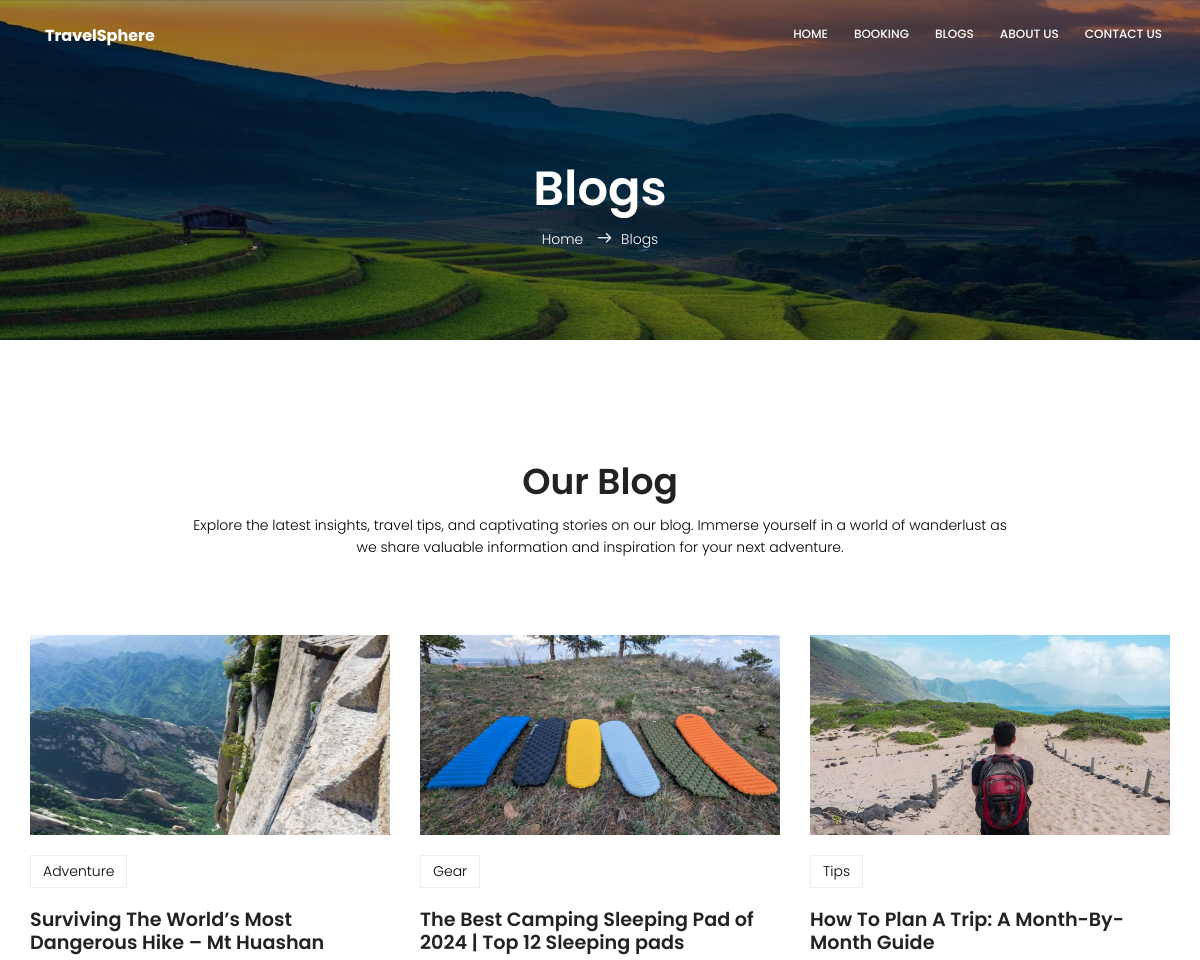
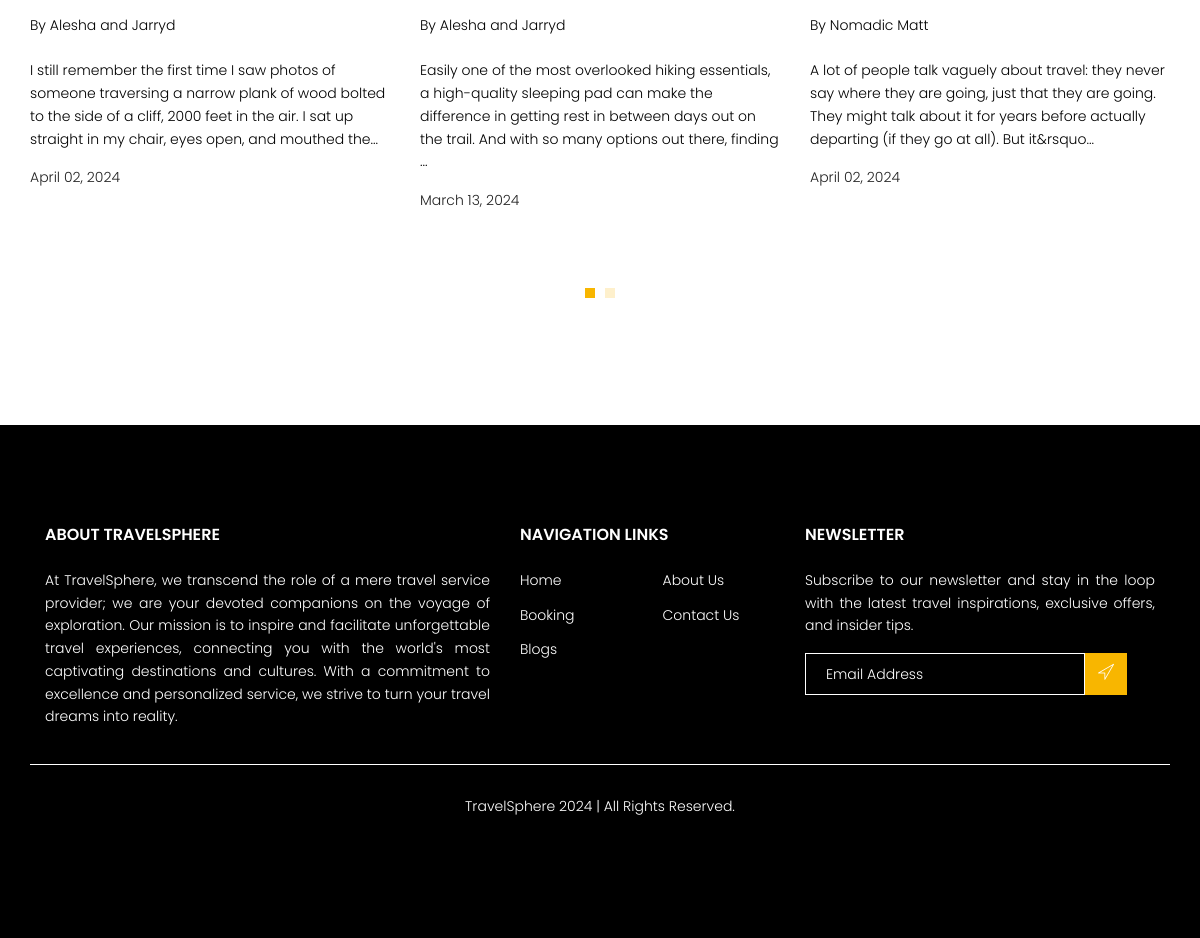
Screenshot of /blog.php with the database file from the repository (2 pictures, top to bottom).
### tables this page shows
CREATE TABLE `posts` (
  `post_id` int(11) NOT NULL,
  `title` varchar(255) NOT NULL,
  `category` varchar(100) NOT NULL,
  `author` varchar(100) NOT NULL,
  `date` date NOT NULL DEFAULT current_timestamp(),
  `content` text NOT NULL,
  `image` varchar(255) DEFAULT NULL,
  `status` enum('Active','Draft') NOT NULL DEFAULT 'Draft'
);

### blog.php (the view, shortened to what this page needs)
<!DOCTYPE html>
	<html lang="eng" class="no-js">
	<head>
		<link rel="stylesheet" href="css/linearicons.css">
		<link rel="stylesheet" href="css/font-awesome.min.css">
		<link rel="stylesheet" href="css/bootstrap.css">
		<link rel="stylesheet" href="css/magnific-popup.css">
		<link rel="stylesheet" href="css/jquery-ui.css">
		<link rel="stylesheet" href="css/nice-select.css">
		<link rel="stylesheet" href="css/animate.min.css">
		<link rel="stylesheet" href="css/owl.carousel.css">
		<link rel="stylesheet" href="css/main.css">
		</head>
		<body>
		<?php
		 include 'Header.php';
$header = new Header();
$header->render();
?>
			<section class="relative about-banner">
				<div class="overlay overlay-bg"></div>
				<div class="container">
					<div class="row d-flex align-items-center justify-content-center">
						<div class="about-content col-lg-12">
							<h1 class="text-white">
								Blogs
							</h1>
							<p class="text-white link-nav"><a href="index.php">Home </a>  <span class="lnr lnr-arrow-right"></span><a href="blog.php">Blogs </a></p>
						</div>
					</div>
				</div>
			</section>
			<section class="recent-blog-area section-gap">
                <div class="container">
                    <div class="row d-flex justify-content-center">
                        <div class="menu-content pb-60 col-lg-9">
                            <div class="title text-center">
                                <h1 class="mb-10">Our Blog</h1>
                                <p>Explore the latest insights, travel tips, and captivating stories on our blog. Immerse yourself in a world of wanderlust as we share valuable information and inspiration for your next adventure.</p>
                            </div>
                        </div>
                    </div>
                    <div class="row">
                        <div class="active-recent-blog-carusel">
                            <?php
                            $database = new Database(DB_SERVER, DB_USERNAME, DB_PASSWORD, DB_NAME, DB_PORT);
                            $conn = $database->connect();
                                $query = "SELECT * FROM posts WHERE status = 'Active'";
                                $result = $conn->query($query);
                                if ($result->num_rows > 0) {
                                    while ($row = $result->fetch_assoc()) {
                                        $title = $row['title'];
                                        $content = $row['content'];
                                        $date = $row['date'];
                                        $author = $row['author'];
                                        $category = $row['category'];
                                        $image = $row['image'];
                                        $formatted_date = date('F d, Y', strtotime($date));
                                        $plain_content = strip_tags($content);
                                        $short_content = strlen($plain_content) > 200 ? substr($plain_content, 0, 200) . '...' : $plain_content;
                                        echo '<div class="single-recent-blog-post item">';
                                        echo '<div class="thumb">';
                                        echo '<img class="img-fluid" src="img/' . $image . '" alt="' . $title . '" style="width: 600px; height: 200px;">';
                                        echo '</div>';
                                        echo '<div class="details">';
                                        echo '<ul class="tags">';
                                        echo '<li>' . $category . '</li>';
                                        echo '</ul>';
                                        echo '<a href="blog2.php?post_id=' . $row['post_id'] . '"><h4 class="title">' . $title . '</h4></a>';
                                        echo '<div class="meta">';
                                        echo '<span class="author">By ' . $author . '</span>';
                                        echo '</div>';
                                        echo '<br>';
                                        echo '<p>' .  $short_content . '</p>';
                                        echo '</div>';
                                        echo '<span class="date">' . $formatted_date . '</span>';
                                        echo '</div>';
                                    }
                                } else {
                                }
                                ?>
                    </div>
                </div>
            </div>
        </section>
			<?php
                include 'Footer.php';
                $footer = new Footer();
                $footer->render();
            ?>
</body>
</html>

### header.php
<?php
class Header {
    public function render() {
        ?>
        <header id="header">
            <div class="container main-menu">
                <div class="row align-items-center justify-content-between d-flex">
                    <div id="logo">
                        <a href="index.php" style="text-decoration: none; color: white; font-weight:bold; font-size: 16px; ">TravelSphere</a>
                    </div>
                    <nav id="nav-menu-container">
                        <ul class="nav-menu">
                            <li><a href="index.php">Home</a></li>
                            <li><a href="booking.php">Booking</a></li>
                            <li><a href="blog.php">Blogs</a></li>
                            <li><a href="about.php">About Us</a></li>
                            <li><a href="contact.php">Contact Us</a></li>
                        </ul>
                    </nav>
                </div>
            </div>
        </header>
        <?php
    }
}

### footer.php (shortened to what this page needs)
<?php
class Footer {
    public function render() {
        ?>
        <footer class="footer-area section-gap" style="background-color: black;">
            <div class="container">
                <div class="row">
                    <div class="col-lg-5  col-md-8 col-sm-8">
                        <div class="single-footer-widget">
                            <h6>About TravelSphere</h6>
                            <p style="text-align: justify; color: white;">
                                At TravelSphere, we transcend the role of a mere travel service provider; we are your devoted companions on the voyage of exploration. Our mission is to inspire and facilitate unforgettable travel experiences, connecting you with the world's most captivating destinations and cultures. With a commitment to excellence and personalized service, we strive to turn your travel dreams into reality.
                            </p>
                        </div>
                    </div>
                    <div class="col-lg-3 col-md-6 col-sm-6">
                        <div class="single-footer-widget">
                            <h6>Navigation Links</h6>
                            <div class="row">
                                <div class="col">
                                    <ul>
                                        <li><a href="index.php">Home</a></li>
                                        <li><a href="booking.php">Booking</a></li>
                                        <li><a href="blog.php">Blogs</a></li>
                                    </ul>
                                </div>
                                <div class="col">
                                    <ul>
                                        <li><a href="about.php">About Us</a></li>
                                        <li><a href="contact.php">Contact Us</a></li>
                                    </ul>
                                </div>
                            </div>
                        </div>
                    </div>
                    <div class="col-lg-4  col-md-6 col-sm-6">
                        <div class="single-footer-widget">
                            <h6>Newsletter</h6>
                            <p style="text-align: justify; color: white;">
                                Subscribe to our newsletter and stay in the loop with the latest travel inspirations, exclusive offers, and insider tips.
                            </p>
                            <div id="mc_embed_signup">
                                <form id="emailForm" class="subscription relative white-placeholder" action="" method="get">
                                    <div class="d-flex flex-row">
                                        <input name="email" id="emailInput" placeholder="Email Address" onfocus="this.placeholder = ''" onblur="this.placeholder = 'Email Address'" required="" type="email" class="white-placeholder">
                                        <button type="submit" id="submitButton" class="btn bb-btn"><span class="lnr lnr-location"></span></button>
                                    </div>
                                </form>
                            </div>
                        </div>
                    </div>
                </div>
                <div class="row footer-bottom d-flex justify-content-center align-items-center">
                    <p class="col-lg-8 col-sm-12 footer-text m-0 text-center">
                        TravelSphere 2024 | All Rights Reserved.
                    </p>
                </div>
            </div>
        </footer>
        <?php
    }
}

### rows the page displays
posts: image (picture), category "Adventure", title "Surviving The World’s Most Dangerous Hike – Mt Huashan", author "Alesha and Jarryd", content "I still remember the first time I saw photos of someone traversing a narrow plank of wood bolted to the side of a cliff, 2000 feet in the air. I sat up straight in my chair, eyes open, and mouthed the...", date "April 02, 2024"
posts: image (picture), category "Gear", title "The Best Camping Sleeping Pad of 2024 | Top 12 Sleeping pads", author "Alesha and Jarryd", content "Easily one of the most overlooked hiking essentials, a high-quality sleeping pad can make the difference in getting rest in between days out on the trail. And with so many options out there, finding ...", date "March 13, 2024"
posts: image (picture), category "Tips", title "How To Plan A Trip: A Month-By-Month Guide", author "Nomadic Matt", content "A lot of people talk vaguely about travel: they never say where they are going, just that they are going. They might talk about it for years before actually departing (if they go at all). But it&rsquo...", date "April 02, 2024"
